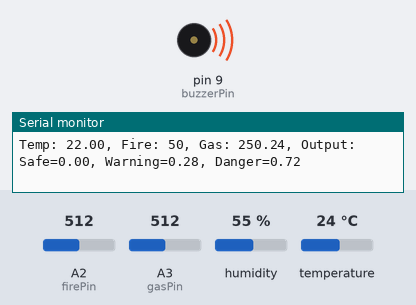
The sketch below on a simulated Arduino Uno, built with avr-gcc and run on an emulated ATmega328P. Parts: buzzer (waves = sounding, pin HIGH), the last lines printed to the serial monitor. The inputs (shaded band) are chosen by the test bench; at power-on: A2 (firePin) = 512, A3 (gasPin) = 512, humidity 55 %, temperature 24 °C.

Above: at 1.2 s.
1.3 s: A2 (firePin) set to 554
2.8 s: A2 (firePin) set to 582
At 3.7 s:
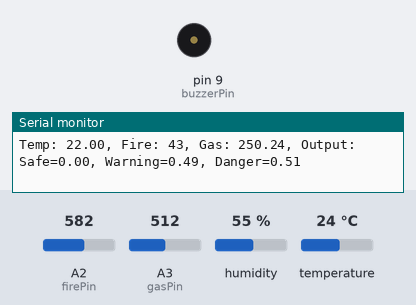
4.3 s: A2 (firePin) set to 306
At 5.5 s:
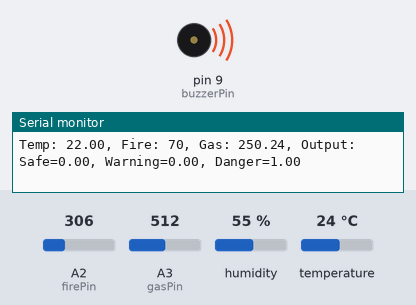
5.8 s: A2 (firePin) set to 716
At 6.5 s:
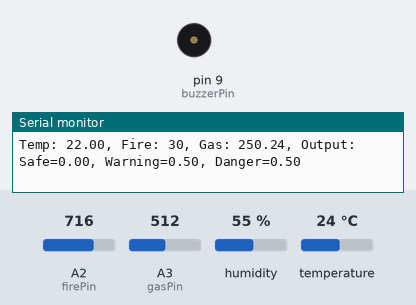
Timing chart, 0 to 8.3 s (numbered marks = the images above; inputs shaded):
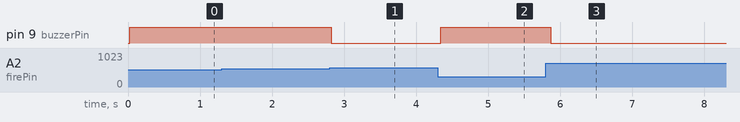

The sketch:

fuzzy_arduino.ino
```cpp
#include <dht.h>

// Define input pins
const int firePin = A2;
const int gasPin = A3;
const int buzzerPin = 9;

int offset = 2;

const float adcMin = 0.0;
const float adcMax = 1023.0;

// Variables for averaging temperature readings
const int numReadings = 5; // Number of readings to average
int tempReadings[numReadings]; // Array to store temperature readings
int tempIndex = 0; // Index of the current reading
int tempTotal = 0; // Accumulator for summing the readings

// Create an instance of the dht class
dht DHT;

void setup()
{
  // Set input pins as inputs
  pinMode(firePin, INPUT);

  // Set the buzzer pin as an output
  pinMode(buzzerPin, OUTPUT);

  // Start serial communication for debugging purposes
  Serial.begin(115200);
}

void loop()
{
  // Read temperature and humidity from DHT11 sensor
  int chk = DHT.read11(3);

  // Check if the DHT11 reading was successful
  if (chk == DHTLIB_OK)
  {
    // Retrieve temperature value from DHT11
    float temp = DHT.temperature;

    // Update the temperature readings
    tempTotal -= tempReadings[tempIndex]; // Subtract the oldest reading from the total
    tempReadings[tempIndex] = temp; // Store the new reading
    tempTotal += tempReadings[tempIndex]; // Add the new reading to the total
    tempIndex = (tempIndex + 1) % numReadings; // Move to the next reading index

    // Calculate the average temperature
    float avgTemp = tempTotal / static_cast<float>(numReadings);

    // Apply the offset to adjust the temperature reading
    float calibratedTemp = avgTemp - offset;

    // Read fire sensor values
    int fireSensorValue = analogRead(firePin);
    float voltage1 = (fireSensorValue / adcMax) * 5.0; // Convert analog value to voltage
    float fireVal = voltage1 * 100.0; // Apply the offset to adjust the fire reading
    byte fire = map(static_cast<int>(fireVal), 500, 0, 0, 100); // Map the fire reading

    // Read gas sensor values
    int gasSensorValue = analogRead(gasPin);
    float voltage2 = (gasSensorValue / adcMax) * 5.0; // Convert analog value to voltage
    float ppm = voltage2 * 100.0; // Apply the offset to adjust the ppm reading

    // Fuzzy logic calculation for temperature
    float cold = max(0.0, 1.0 - (calibratedTemp - 0.0) / (40.0 - 0.0));
    float warm = max(0.0, min((calibratedTemp - 0.0) / (35.0 - 0.0), (55.0 - calibratedTemp) / (55.0 - 35.0)));
    float hot = max(0.0, min((calibratedTemp - 50.0) / (70.0 - 50.0), 1.0));

    // Fuzzy logic calculation for fire
    float none  = max(0.0, 1.0 - (fire - 0.0) / (40.0 - 0.0));
    float small = max(0.0, min((fire - 0.0) / (35.0 - 0.0), (55.0 - fire) / (55.0 - 35.0)));
    float large = max(0.0, min((fire - 50.0) / (70.0 - 50.0), 1.0));

    // Fuzzy logic calculation for gas (smoke)
    float noGas = max(0.0, 1.0 - (ppm - 0.0) / (100.0 - 0.0));
    float lightGas = max(0.0, min((ppm - 0.0) / (50.0 - 0.0), (200.0 - ppm)) / (200.0 - 50.0));
    float heavyGas = max(0.0, min((ppm - 100.0) / (150.0 - 100.0), 1.0));

    // Fuzzy logic rules for output
    float safe = min(max(cold, none), max(lightGas, noGas));
    float warning = min(max(warm, hot), max(small, lightGas));
    float danger = min(max(cold, max(warm, hot)), max(large, max(lightGas, heavyGas)));

    // Calculate the sum of safe, warning, and danger
    float sum = safe + warning + danger;

    // Adjust the values to ensure the sum is equal to 1
    if (sum > 0 || sum < 1)
    {
      safe /= sum;
      warning /= sum;
      danger /= sum;
    }

    // Debugging output to serial monitor
    Serial.print("Temp: ");
    Serial.print(calibratedTemp);
    Serial.print(", Fire: ");
    Serial.print(fire);
    Serial.print(", Gas: ");
    Serial.print(ppm);
    Serial.print(", Output: Safe=");
    Serial.print(safe);
    Serial.print(", Warning=");
    Serial.print(warning);
    Serial.print(", Danger=");
    Serial.println(danger);

    // Turn on the buzzer if danger is greater than 0.55
    if (danger > 0.55)
    {
      digitalWrite(buzzerPin, HIGH);
    }
    else
    {
      digitalWrite(buzzerPin, LOW);
    }

    // Wait for a short time before reading inputs again
    delay(100);
  }
}
```

Measured:
- the behaviour switches between 564 and 565 on A2 (firePin) (found by bisection; images 0 and 1)
- after the input at 2.8 s, pin 9 (buzzerPin): HIGH → LOW at once
- after the input at 4.3 s, pin 9 (buzzerPin): LOW → HIGH at once
- after the input at 5.8 s, pin 9 (buzzerPin): HIGH → LOW after 0.07 s
